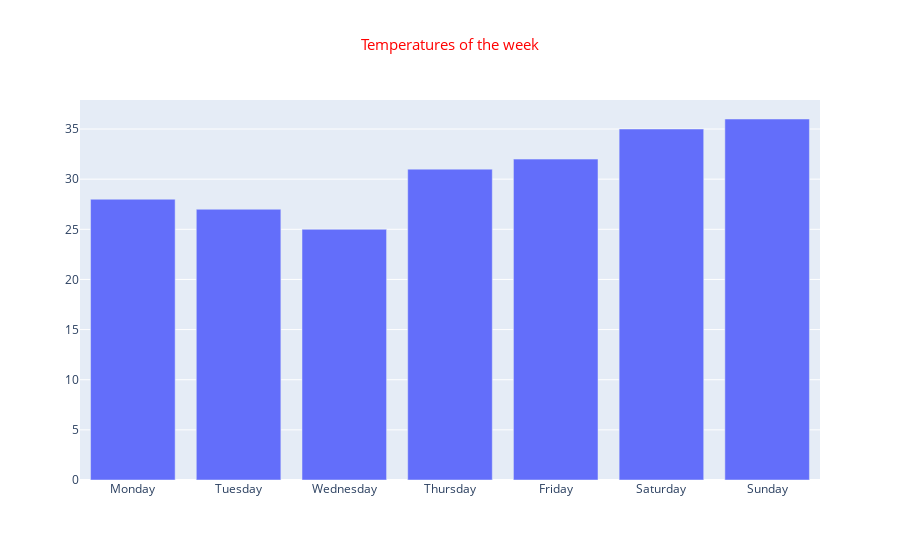

The code cell stored with this chart in its notebook:
### Markdown cell above
# Plotly and the Plotly Figure

### Code cell
#creating our figure

import plotly.graph_objects as go

figure_config = dict({
    "data": [{
        "type":
        "bar",
        "x": [
            "Monday", "Tuesday", "Wednesday", "Thursday", "Friday", "Saturday",
            "Sunday"
        ],
        "y": [28, 27, 25, 31, 32, 35, 36]
    }],
    "layout": {
        "title": {
            "text": "Temperatures of the week",
            "x": 0.5,
            "font": {
                'color': 'red',
                'size': 15
            }
        }
    }
})
fig = go.Figure(figure_config)
fig.show()

### Figure 1 — Plotly figure (JSON) as saved in the notebook; plotly's stock layout.template omitted (floating-point values rounded to 4 significant figures)
{"data": [{"type": "bar", "x": ["Monday", "Tuesday", "Wednesday", "Thursday", "Friday", "Saturday", "Sunday"], "y": [28, 27, 25, 31, 32, 35, 36]}], "layout": {"title": {"font": {"color": "red", "size": 15}, "text": "Temperatures of the week", "x": 0.5}}}
